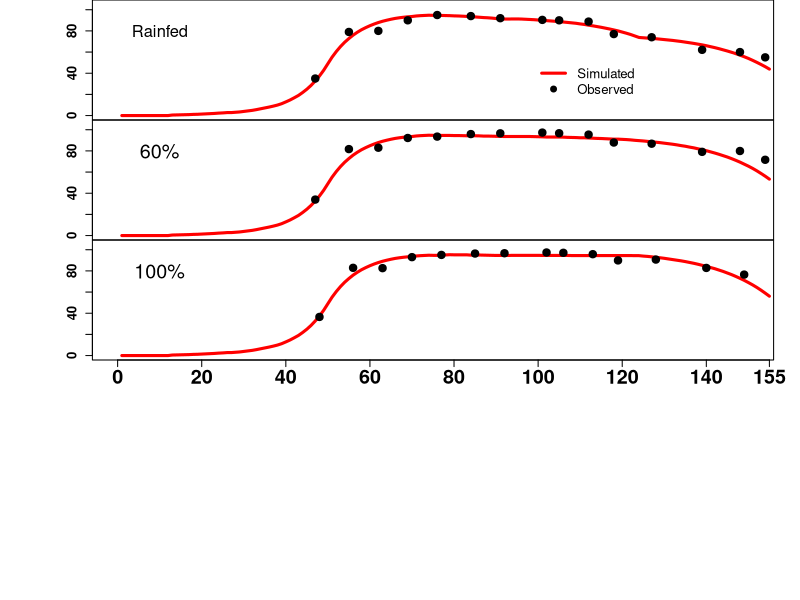
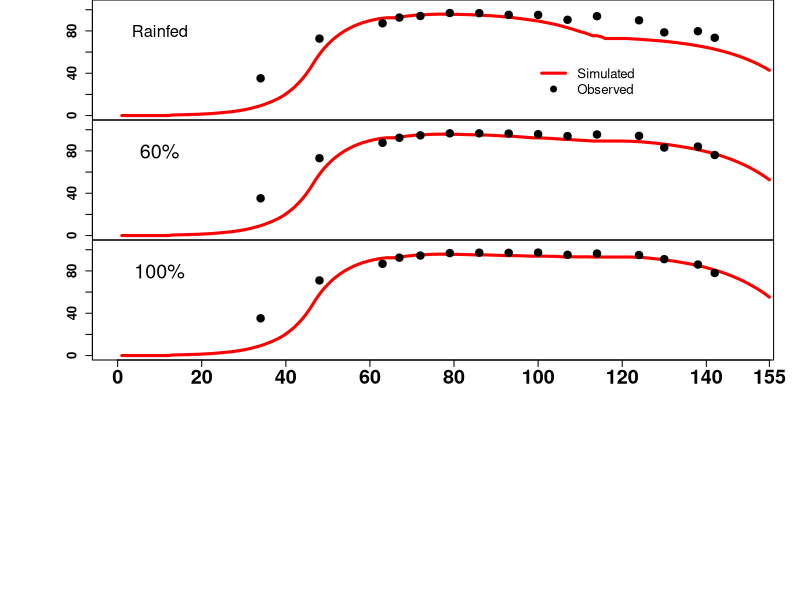

Generate these figures, in order, with R:

# Reading the data file from the existing directory

canopycover=read.csv(file = "cc_aquacrop_results.csv",header = TRUE) # Header = True meaning that first row in the csv file is header information.

# Reading few observations
head (canopycover)

#reading treatments in the data
canopycover$Trt

#creating data frames for individual years
cc2009=canopycover[(canopycover$Year=="2009"),]
cc2009
cc2010=canopycover[(canopycover$Year=="2010"),]
cc2010

## PLotting/visualizing canopy cover for individual years and treatments

# Plotting 2009 year 
layout(matrix(1:5, ncol = 1), widths = 1,respect = FALSE)
par(mar=c(0,7,0,2), mgp=c(5.0,1,0))
plot(Sim~ DAP,data=cc2009,font.lab=1,type="o",xaxt='n',ylab = "",xlab = "Days after planting (DAP)",cex.sub=1.2,font=2,xlim=c(0,150),ylim=c(0,105),subset=Trt=="0",cex.axis=1.2,cex=0, lwd=3, col="red")
points(Obs~ DAP,data=cc2009,font=2,subset=Trt=="0",cex=1.5, pch=19, col="black")
legend(100,55,legend= c("Simulated","Observed"),col=c("red","black"),lwd=c(3,NA),bty="n",pch=c(NA,19),cex=1.2)
text(10,80,"Rainfed", pch=17, cex=1.5)
     
#par(mar=c(0,7,0,2), mgp=c(3.0,1,0))
#plot(Sim~ DAP,data=cc2009,type="o",ylab = "",xaxt='n',xlab = "Days after planting (DAP)",cex.sub=1.2,font=2,xlim=c(0,150),ylim=c(0,105),subset=Trt=="50",cex.lab=1.2,cex.axis=1.2,cex=0, lwd=3,pch=1, col="red")
#points(Obs~ DAP,data=cc2009,font=2,subset=Trt=="50",cex=1.5, pch=19, col="black")
#text(10,80,"50%", pch=17, cex=1.8)

par(mar=c(0,7,0,2), mgp=c(3.0,1,0))
plot(Sim~ DAP,data=cc2009,type="o",ylab = "",xaxt='n',xlab = "Days after planting (DAP)",cex.sub=1.2,font=2,xlim=c(0,150),ylim=c(0,105),subset=Trt=="60",cex.lab=1.2,cex.axis=1.2,cex=0, lwd=3,pch=1, col="red")
points(Obs~ DAP,data=cc2009,font=2,subset=Trt=="60",cex=1.5, pch=19, col="black")
text(10,80,"60%", pch=17, cex=1.8)

#par(mar=c(0,7,0,2), mgp=c(3.0,1,0))
#plot(Sim~ DAP,data=cc2009,type="o",ylab = "",xaxt='n',xlab = "Days after planting (DAP)",cex.sub=1.2,font=2,xlim=c(0,150),ylim=c(0,105),subset=Trt=="75",cex.lab=1.2,cex.axis=1.2,cex=0, lwd=3,pch=1, col="red")
#points(Obs~ DAP,data=cc2009,font=2,subset=Trt=="75",cex=1.5, pch=19, col="black")
#text(10,80,"75%", pch=17, cex=1.8)

par(mar=c(0,7,0,2), mgp=c(3.0,1,0))
plot(Sim~ DAP,data=cc2009,type="o",ylab = "",xaxt='n',xlab = "Days after planting (DAP)",cex.sub=1.2,font=2,xlim=c(0,150),ylim=c(0,105),subset=Trt=="100",cex.lab=1.2,cex.axis=1.2,cex=0, lwd=3,pch=1, col="red")
points(Obs~ DAP,data=cc2009,font=2,subset=Trt=="100",cex=1.5, pch=19, col="black")
axis (1,font=2,at=c(0,20,40,60,80,100,120,140,155),cex.axis=1.8,labels=c(0,20,40,60,80,100,120,140,155))
text(10,80,"100%", pch=17, cex=1.8)


##### Year = 2010 #####

layout(matrix(1:5, ncol = 1), widths = 1,respect = FALSE)
par(mar=c(0,7,0,2), mgp=c(5.0,1,0))
plot(Sim~ DAP,data=cc2010,type="o",font.lab=1,xaxt='n',ylab = "",xlab = "Days after planting (DAP)",cex.sub=1.2,font=2,xlim=c(0,150),ylim=c(0,105),subset=Trt=="0",cex.lab=1.2,cex.axis=1.2,cex=0, lwd=3,pch=1, col="red")
points(Obs~ DAP,data=cc2010,font=2,subset=Trt=="0",cex=1.5, pch=19, col="black")
legend(100,55,legend= c("Simulated","Observed"),col=c("red","black"),lwd=c(3,NA),bty="n",pch=c(NA,19),cex=1.2)
text(10,80,"Rainfed", pch=17, cex=1.5)

#par(mar=c(0,7,0,2), mgp=c(3.0,1,0))
#plot(Sim~ DAP,data=cc2010,type="o",ylab = "",xaxt='n',xlab = "Days after planting (DAP)",cex.sub=1.2,font=2,xlim=c(0,150),ylim=c(0,105),subset=Trt=="50",cex.lab=1.2,cex.axis=1.2,cex=0, lwd=3,pch=1, col="red")
#points(Obs~ DAP,data=cc2010,font=2,subset=Trt=="50",cex=1.5, pch=19, col="black")
#text(10,80,"50%", pch=17, cex=1.8)

par(mar=c(0,7,0,2), mgp=c(3.0,1,0))
plot(Sim~ DAP,data=cc2010,type="o",ylab = "",xaxt='n',xlab = "Days after planting (DAP)",cex.sub=1.2,font=2,xlim=c(0,150),ylim=c(0,105),subset=Trt=="60",cex.lab=1.2,cex.axis=1.2,cex=0, lwd=3,pch=1, col="red")
points(Obs~ DAP,data=cc2010,font=2,subset=Trt=="60",cex=1.5, pch=19, col="black")
text(10,80,"60%", pch=17, cex=1.8)

#par(mar=c(0,7,0,2), mgp=c(3.0,1,0))
#plot(Sim~ DAP,data=cc2010,type="o",ylab = "",xaxt='n',xlab = "Days after planting (DAP)",cex.sub=1.2,font=2,xlim=c(0,150),ylim=c(0,105),subset=Trt=="75",cex.lab=1.2,cex.axis=1.2,cex=0, lwd=3,pch=1, col="red")
#points(Obs~ DAP,data=cc2010,font=2,subset=Trt=="75",cex=1.5, pch=19, col="black")
#text(10,80,"75%", pch=17, cex=1.8)

par(mar=c(0,7,0,2), mgp=c(3.0,1,0))
plot(Sim~ DAP,data=cc2010,type="o",ylab = "",xaxt='n',xlab = "Days after planting (DAP)",cex.sub=1.2,font=2,xlim=c(0,150),ylim=c(0,105),subset=Trt=="100",cex.lab=1.2,cex.axis=1.2,cex=0, lwd=3,pch=1, col="red")
points(Obs~ DAP,data=cc2010,font=2,subset=Trt=="100",cex=1.5, pch=19, col="black")
axis (1,font=2,at=c(0,20,40,60,80,100,120,140,155),cex.axis=1.8,labels=c(0,20,40,60,80,100,120,140,155))
text(10,80,"100%", pch=17, cex=1.8)


